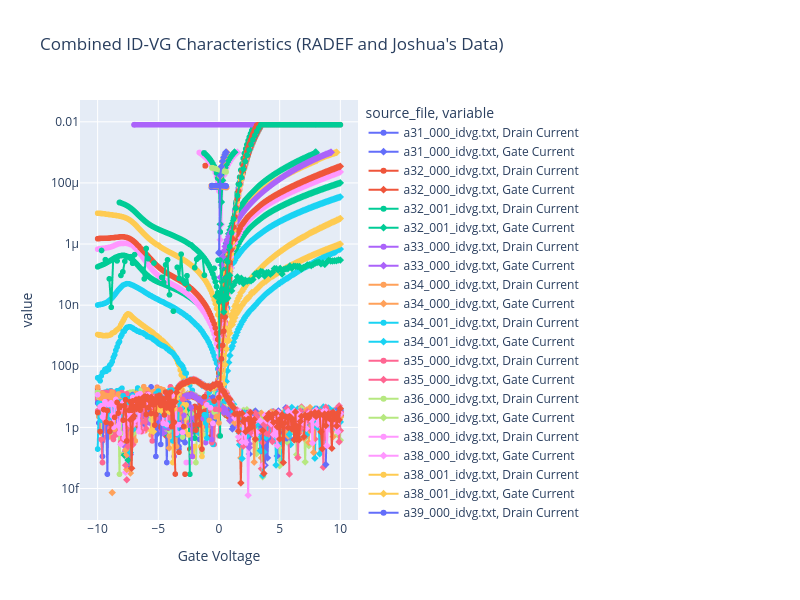

Here is the notebook cell this chart was saved with:
### Markdown cell above
## Sanity Check Between Vanderbilt and JYU Data

### Code cell
# Get Joshua's CSV files and plot them alongside RADEF's data for comparison.
df_joshua = nextcloud_csv_to_dataframe()

print("Joshua's CSV files:")
for file in df_joshua["source_file"].unique() if not df_joshua.empty else []:
    subset = df_joshua[df_joshua["source_file"] == file]
    print(f"File: {file}, Data Rows: {len(subset)}")

idvg_df_joshua = df_joshua[
    df_joshua["source_file"].str.contains("_idvg", case=False, na=False)
]
# Remove DataName column if it exists, as it may interfere with plotting
idvg_df_joshua = idvg_df_joshua.drop(columns=["DataName"], errors="ignore")

# Rename joshua's ID-VG columns to match RADEF's for easier plotting
col_mapping = {
    "Vgate": "Gate Voltage",
    "Isource": "Source Voltage",
    "Idrain": "Drain Current",
    "Igate": "Gate Current",
}

# strip whitespace from column names in joshua's DataFrame before renaming
idvg_df_joshua.columns = idvg_df_joshua.columns.str.strip()

idvg_df_joshua = idvg_df_joshua.rename(columns=col_mapping)

# Combine both dataframes
idvg_combined = pd.concat([idvg_df, idvg_df_joshua], ignore_index=True)

fig_combined = px.line(
    idvg_combined,
    x="Gate Voltage",
    y=["Drain Current", "Gate Current"],
    color="source_file",
    symbol="variable",
    title="Combined ID-VG Characteristics (RADEF and Joshua's Data)",
)

fig_combined.update_layout(
    width=800,
    height=600,
    yaxis_type="log",  # Logarithmic scale for current to better visualize low currents
)
fig_combined.show()
